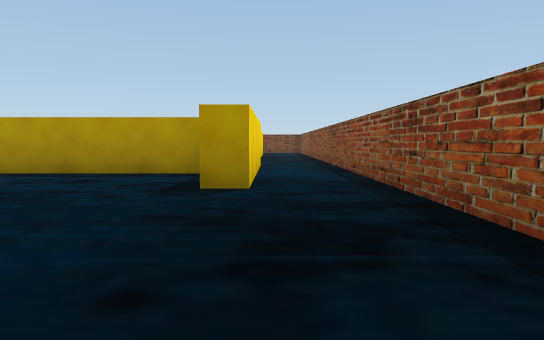
view 1 (above)

24 first-person views from a walk through a 3-D level made in the Unity game engine. The camera is 0.46 m above the floor, tilts 4° down and sees 70° across. The floor is counted in squares, 1 m on a side. Each view is taken from the middle of a square. On the plan, view 1 faces up. The plan holds only what a view shows up to about 9 squares ahead; the rest is blank. The player is left out.

view 2
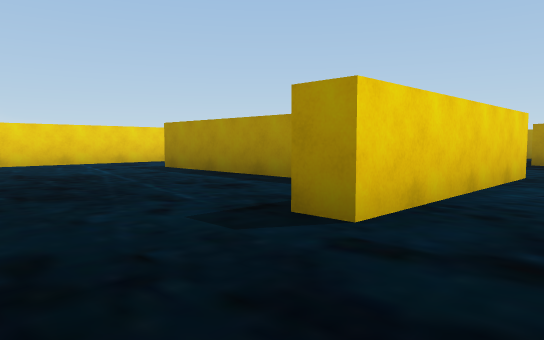

view 3
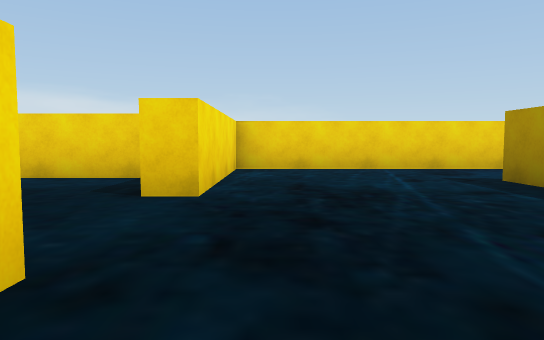

view 4
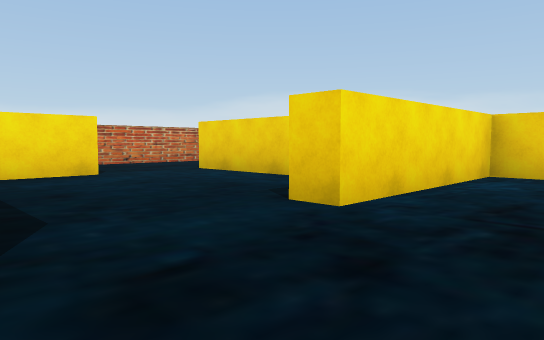

view 5
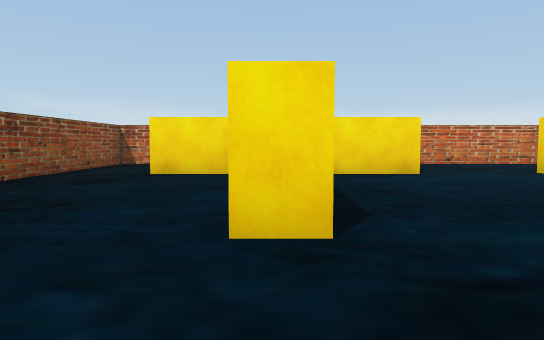

view 6
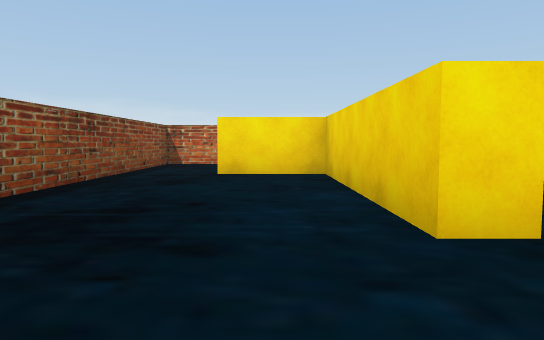

view 7
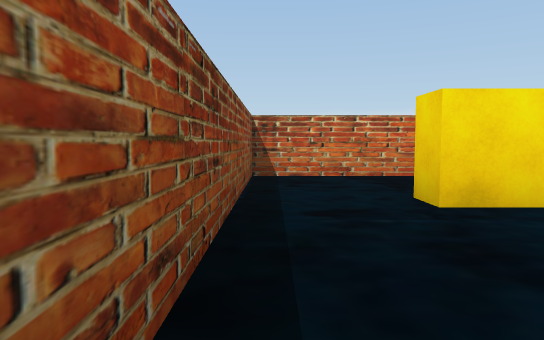

view 8
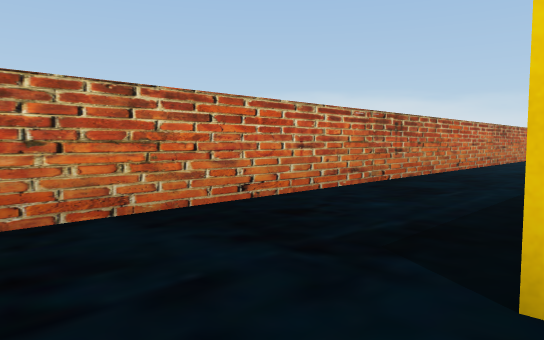

view 9
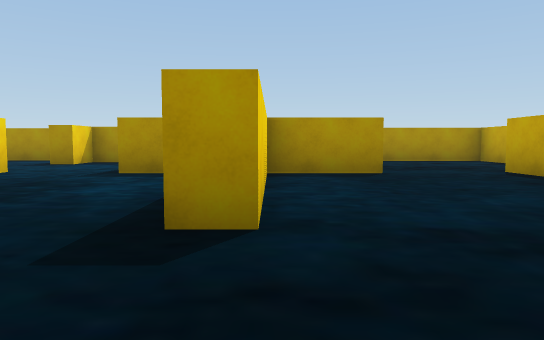

view 10
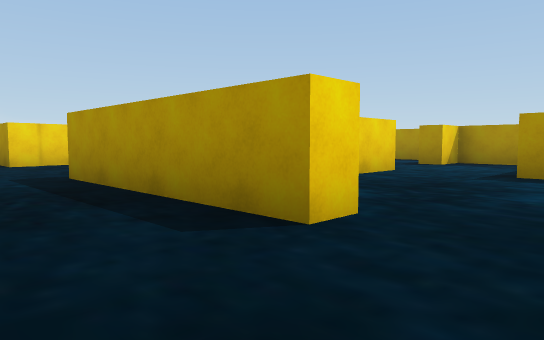

view 11
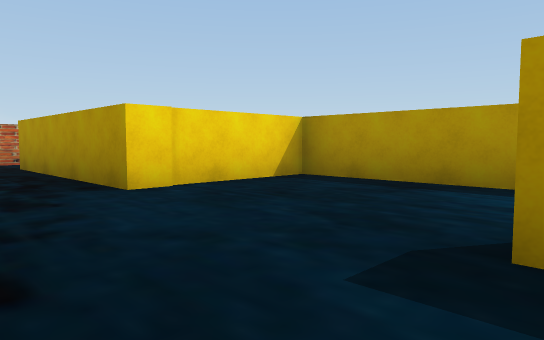

view 12
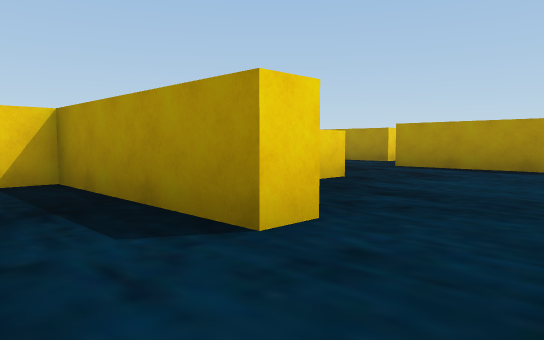

view 13
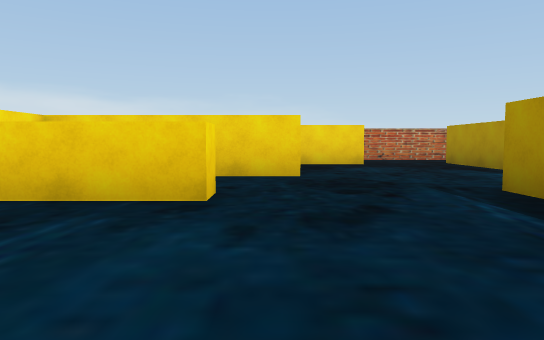

view 14
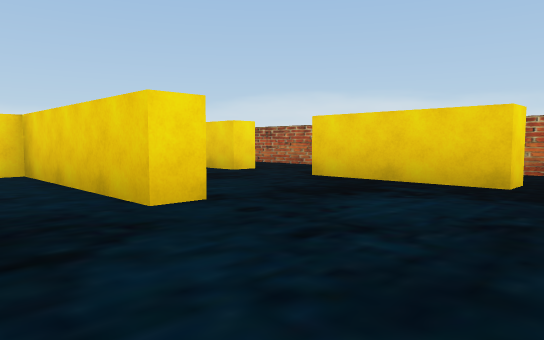

view 15
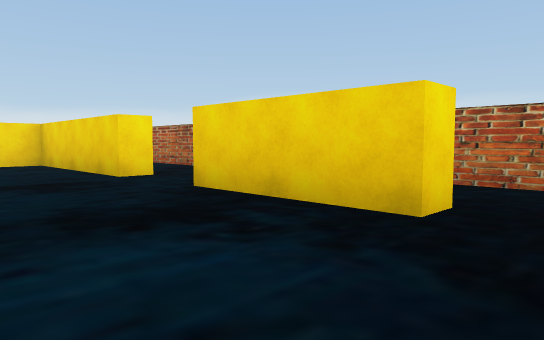

view 16
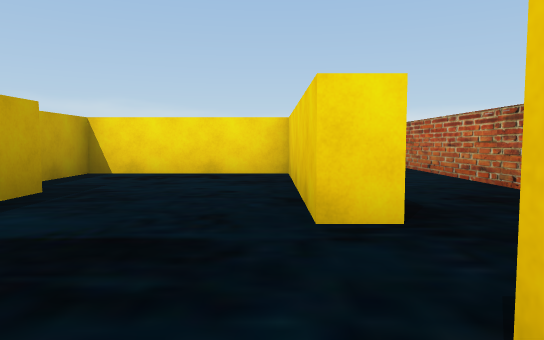

view 17
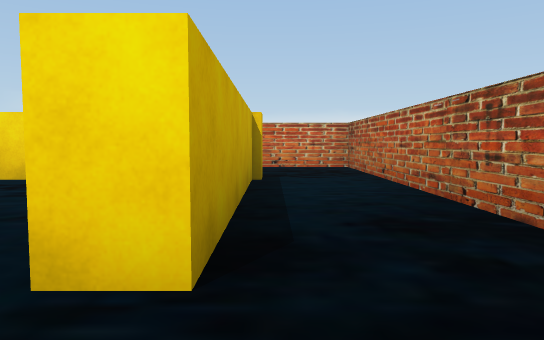

view 18
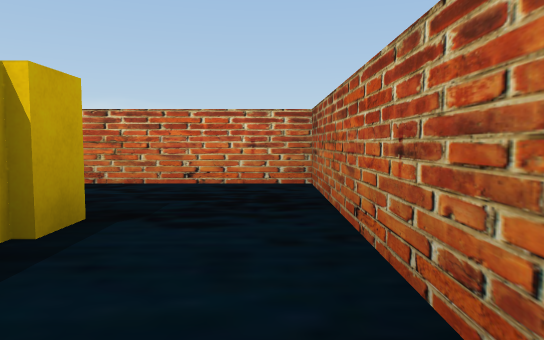

view 19
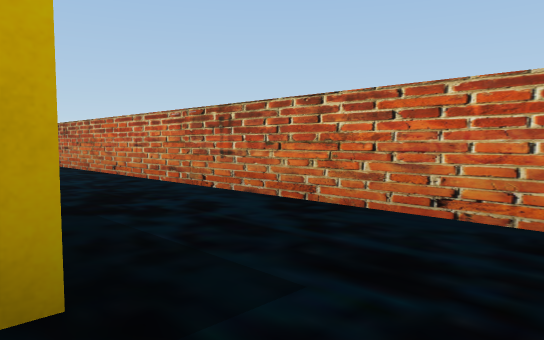

view 20
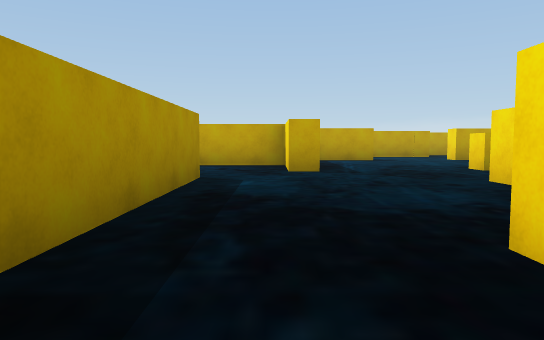

view 21
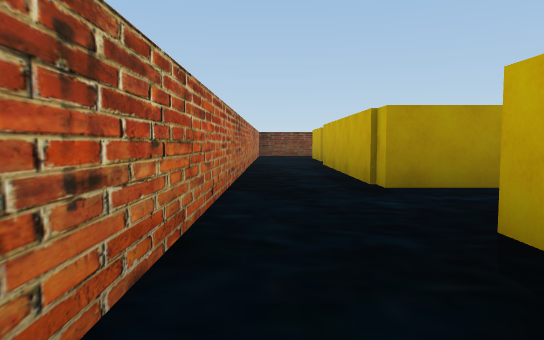

view 22
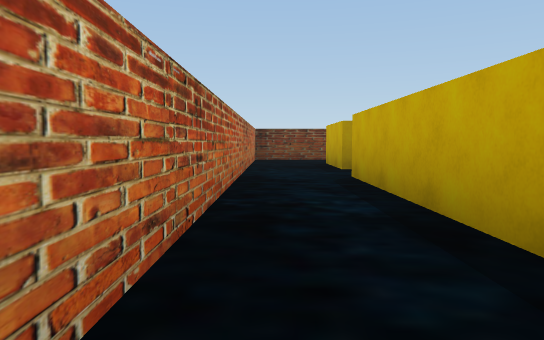

view 23
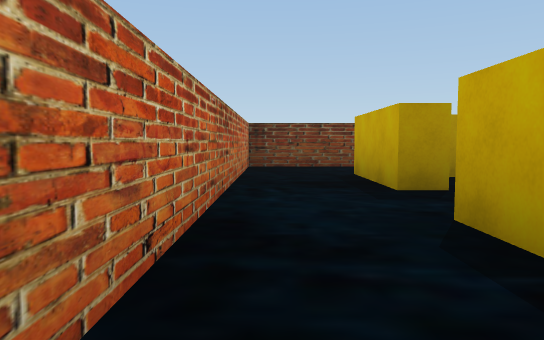

view 24
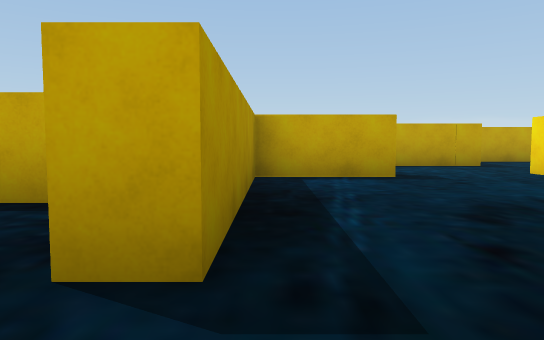

### Floor plan
Points are (right, up) in squares from view 1. A wall is a line through its corners. A room is listed if a view was taken in it or the views show most of it. See-through windows are left out.
Room 1 (views 1, 2, 3, 4, 5, 6, 7, 8, 9, 10, 11, 12, 17, 18, 19)
walls: (-8.4, -1.8) (-8.4, -2.3) (-12.5, -2.3); (-7.6, 1.9) (-8.3, 1.9); (-4.2, -1.7) (-2.9, -1.7); (-12.5, 0.4) (-15.7, 0.4) (-15.7, -2.3) (-19.9, -2.3) (-19.9, -1.6); (-9.4, -4.4) (1.3, -4.4) (1.3, 7.5); (-2.3, 1.2) (-2.3, 2.2) (-1.8, 2.2) (-1.8, -1.7) (-0.2, -1.7) (-0.2, -2.2); (-7.8, 7.1) (-7.8, 2.4) (-4.3, 2.4) (-4.3, 1.9) (-6.1, 1.9) (-6.1, -2) (-6.6, -2); (-1, 5.8) (-5.8, 5.8); (-0.2, 8) (-0.2, 3.9) (-0.8, 3.9); (-19.9, -1.5) (-19.9, 1.8) (-19.3, 1.8); (-21.4, 1.9) (-21.4, -4.4) (-12.8, -4.4)
ways out: opening at (-18.5, 4) to room 2; opening at (-11.5, 1) to room 2; opening at (-21, 4.5) to room 3; opening at (-18, 1) to room 4; opening at (-9, 2) to room 5; opening at (1, 7)
Room 2 (views 13, 14, 15, 16, 24)
walls: (-14.6, 3.5) (-14.1, 3.5) (-14.1, 1.8); (-16.9, 4.4) (-16.4, 4.4) (-16.4, 0.9); (-12.5, 0.9) (-12.5, 0.4); (-15.8, 8) (-19.9, 8); (-19.3, 6) (-19.3, 3.4); (-9, 5.2) (-10.2, 5.2) (-10.2, 4.3) (-10.8, 4.3) (-10.8, 6.2) (-14.7, 6.2) (-14.7, 6.7) (-13, 6.7) (-13, 7.6)
ways out: opening at (-18.5, 4) to room 1; opening at (-11.5, 1) to room 1; opening at (-20, 6.5) to room 3; opening at (-10, 3.5) to room 5; opening at (-14.5, 8)
Room 3 (views 20, 21, 22, 23)
walls: (-19.9, 8) (-19.9, 12.4); (-19.9, 6) (-19.3, 6); (-19.2, 13.8) (-19.9, 13.8) (-19.9, 15.8); (-21.4, 15.6) (-21.4, 4.5)
ways out: opening at (-21, 4.5) to room 1; opening at (-20, 6.5) to room 2; opening at (-21, 14.5); opening at (-20, 13)
Room 4 (no view inside)
walls: (-16.9, 0.4) (-16.9, 1); (-19.3, 1.8) (-19.3, -1.7) (-16.2, -1.7) (-16.2, -0.6)
ways out: opening at (-18, 1) to room 1
Room 5 (no view inside)
walls: (-8.3, 1.9) (-8.3, 3.6); (-10.2, 2.1) (-10.2, 1)
ways out: opening at (-9, 2) to room 1; opening at (-10, 3.5) to room 2

Positions as (right, up) in squares from view 1, and headings:
1: (0, 0), facing up
2: (1, 2), facing up-left
3: (-1, 3), facing left
4: (-2, 4), facing down-left
5: (-2, 4), facing down
6: (-1, 4), facing down
7: (1, 1), facing down
8: (1, -2), facing down-left
9: (-6, -4), facing up
10: (-7, -4), facing up-left
11: (-12, -4), facing up-left
12: (-11, -1), facing up-left
13: (-11, 4), facing left
14: (-15, 7), facing down-left
15: (-17, 7), facing down-left
16: (-19, 4), facing down
17: (-20, 3), facing down
18: (-21, 0), facing down
19: (-21, -2), facing down-right
20: (-21, 7), facing right
21: (-21, 4), facing up
22: (-21, 7), facing up
23: (-21, 10), facing up
24: (-16, 6), facing right
